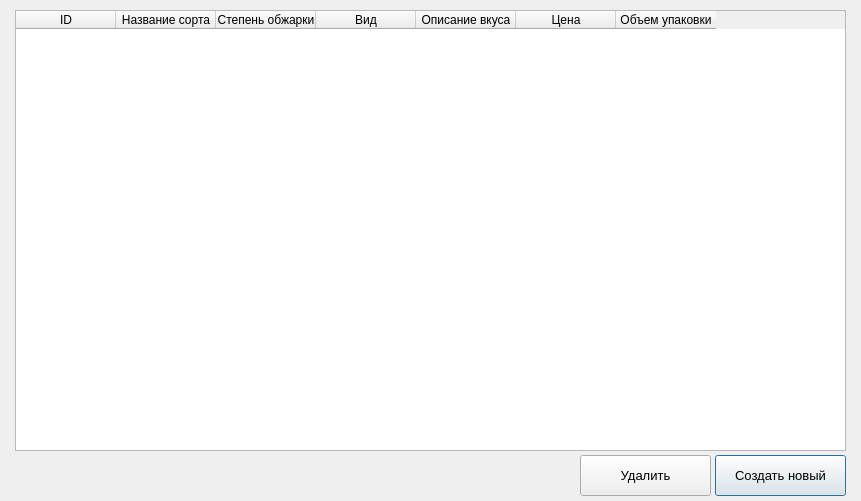
<?xml version="1.0" encoding="UTF-8"?>
<ui version="4.0">
 <class>Dialog</class>
 <widget class="QDialog" name="Dialog">
  <property name="geometry">
   <rect>
    <x>0</x>
    <y>0</y>
    <width>861</width>
    <height>501</height>
   </rect>
  </property>
  <property name="windowTitle">
   <string>Dialog</string>
  </property>
  <widget class="QTableWidget" name="tableWidget">
   <property name="geometry">
    <rect>
     <x>15</x>
     <y>10</y>
     <width>831</width>
     <height>441</height>
    </rect>
   </property>
   <column>
    <property name="text">
     <string>ID</string>
    </property>
   </column>
   <column>
    <property name="text">
     <string>Название сорта</string>
    </property>
   </column>
   <column>
    <property name="text">
     <string>Степень обжарки</string>
    </property>
   </column>
   <column>
    <property name="text">
     <string>Вид</string>
    </property>
   </column>
   <column>
    <property name="text">
     <string>Описание вкуса</string>
    </property>
   </column>
   <column>
    <property name="text">
     <string>Цена</string>
    </property>
   </column>
   <column>
    <property name="text">
     <string>Объем упаковки</string>
    </property>
   </column>
  </widget>
  <widget class="QPushButton" name="pushButton">
   <property name="geometry">
    <rect>
     <x>715</x>
     <y>455</y>
     <width>131</width>
     <height>41</height>
    </rect>
   </property>
   <property name="font">
    <font>
     <pointsize>10</pointsize>
    </font>
   </property>
   <property name="text">
    <string>Создать новый</string>
   </property>
  </widget>
  <widget class="QPushButton" name="pushButton_2">
   <property name="geometry">
    <rect>
     <x>580</x>
     <y>455</y>
     <width>131</width>
     <height>41</height>
    </rect>
   </property>
   <property name="font">
    <font>
     <pointsize>10</pointsize>
    </font>
   </property>
   <property name="text">
    <string>Удалить</string>
   </property>
  </widget>
 </widget>
 <resources/>
 <connections/>
</ui>
